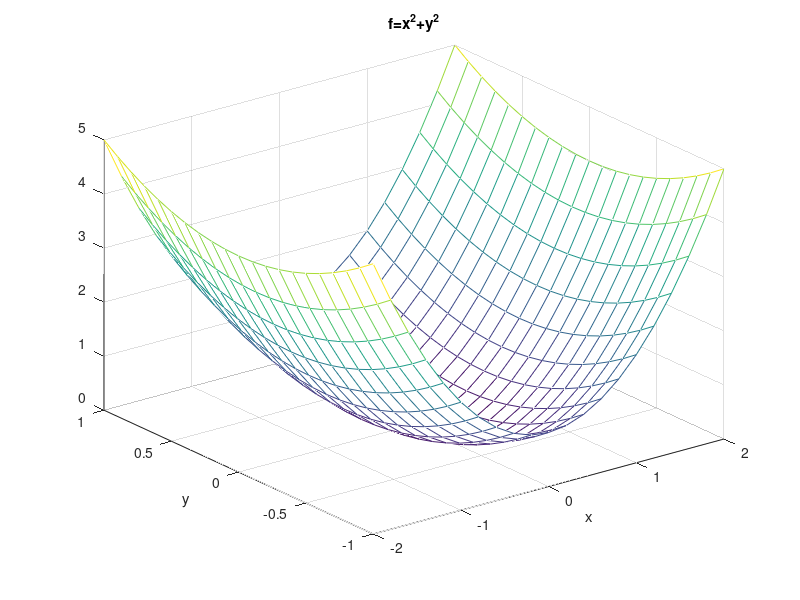

Reproduce this figure in MATLAB.
% Exercise 15
x = (-2 : 0.2 : 2);
y = (-1 : 0.1 : 1)';
v = ones(length(x), 1);
X = v*x;
Y = y*v';
[X, Y] = meshgrid(x, y)
f = X.^2 + Y.^2;
mesh(x, y, f)
xlabel('x')
ylabel('y')
title('f=x^2+y^2')